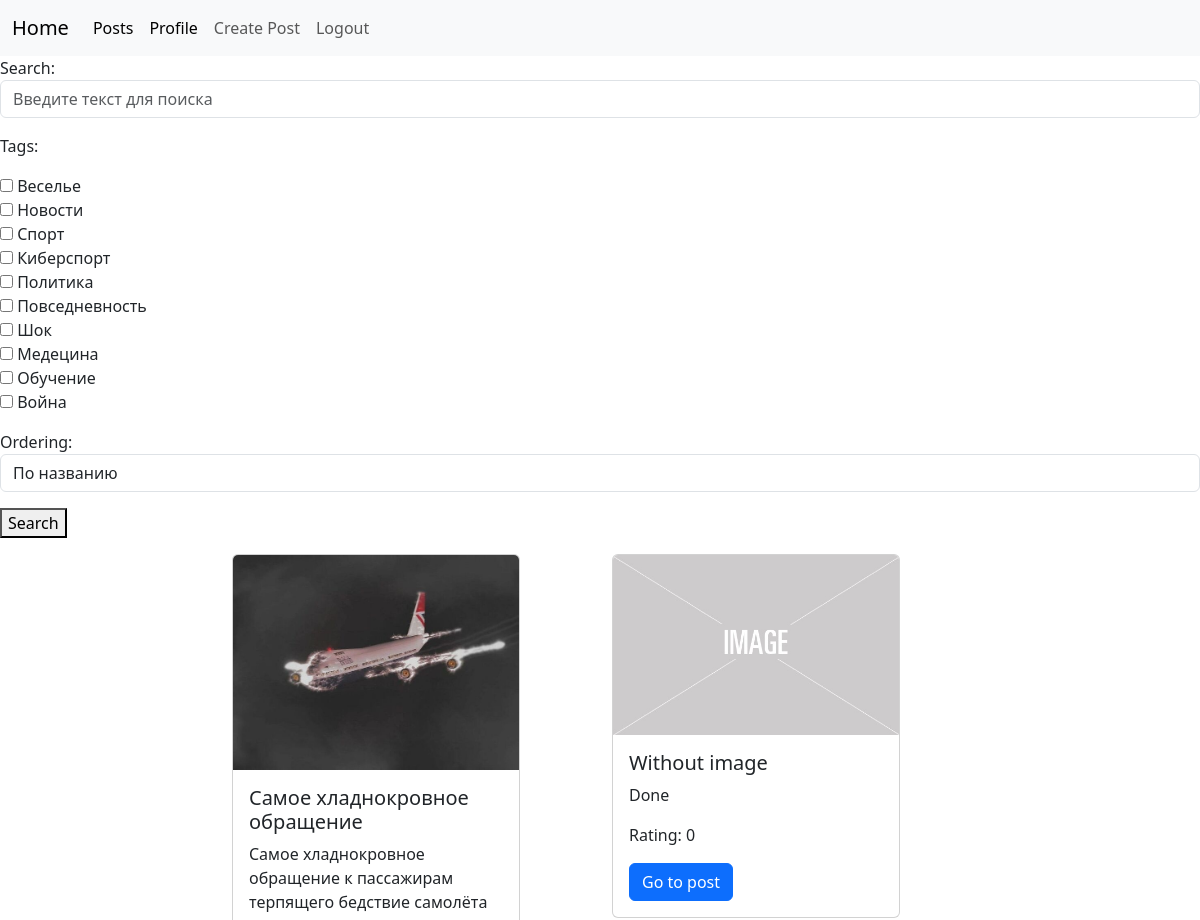
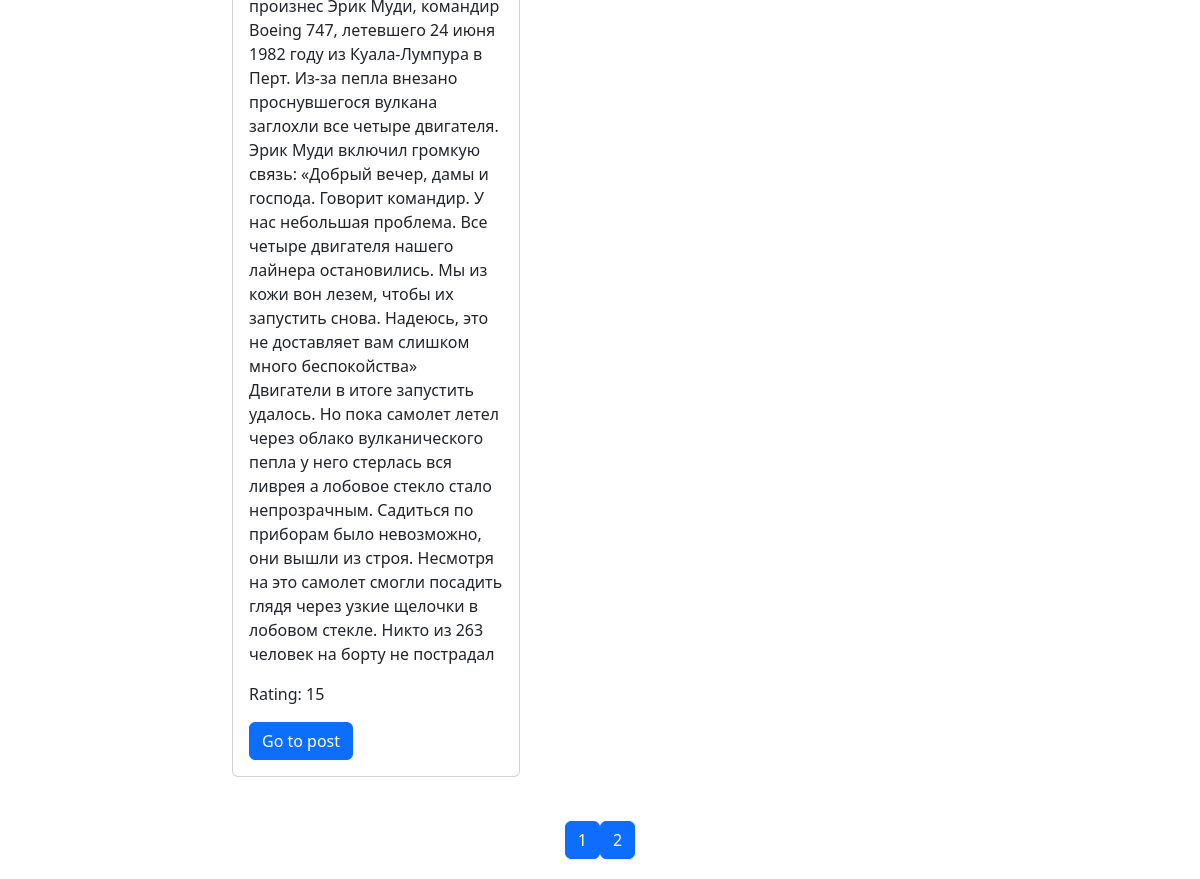
The app's page /posts/?page=2 (signed in), older data (2 pictures, top to bottom).
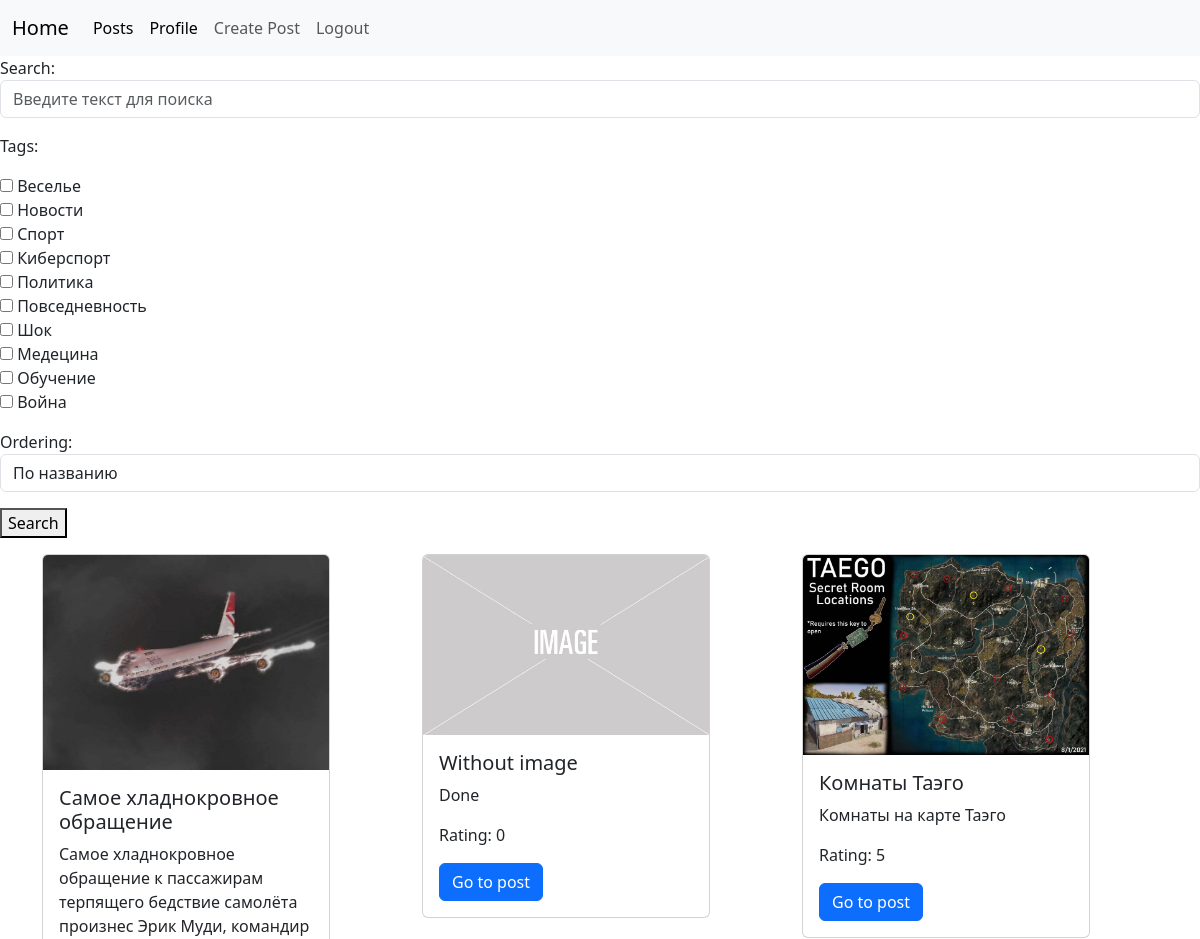
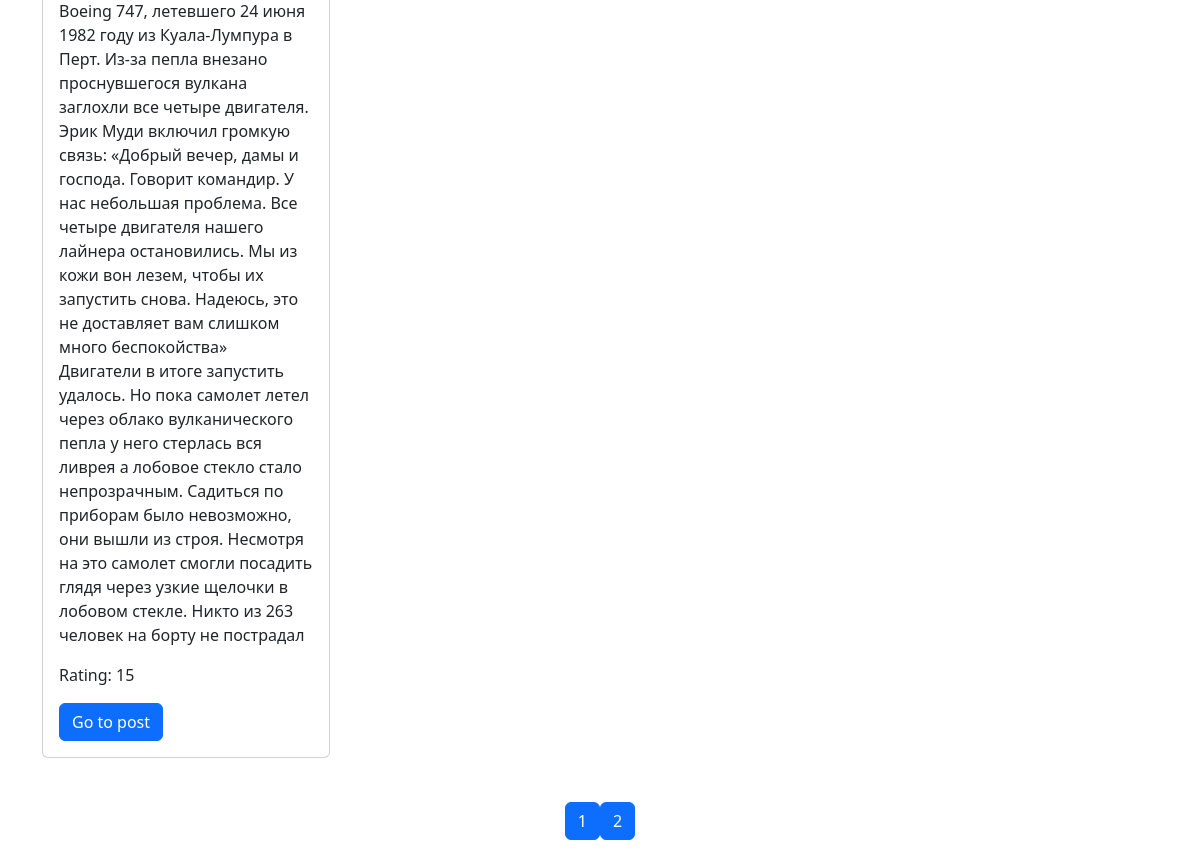
The same page, newer data (2 pictures, top to bottom).
### posts/models.py (models this page shows, shortened)
class Post(models.Model):
    author = models.ForeignKey(
        User, on_delete=models.CASCADE, related_name='posts', null=True
    )
    image = models.ImageField(null=True, blank=True)
    title = models.CharField(max_length=70)
    content = models.TextField(null=True, blank=True)
    rate = models.IntegerField(default=0)
    created_at = models.DateTimeField(auto_now_add=True, null=True)
    updated_at = models.DateTimeField(auto_now=True, null=True)
    category = models.ForeignKey(Category, on_delete=models.CASCADE, related_name='posts', null=True, blank=True)
    tags = models.ManyToManyField(Tag, related_name='posts', null=True)

### posts/views.py (the view)
# urls.py: path('posts/', post_list_view),
@login_required(login_url='/login/')
def post_list_view(request):
    limit = 3
    if request.method == 'GET':
        search = request.GET.get('search', None)
        tag = request.GET.getlist('tag', None)
        ordering = request.GET.get('ordering', None)
        page = int(request.GET.get('page', 1))
        posts = Post.objects.all()
        if search:
            posts = posts.filter(
                Q(title__icontains=search) | Q(content__icontains=search)
            )
        if tag:
            posts = posts.filter(tags__id__in=tag)
        if ordering:
            print(ordering)
            posts = posts.order_by(ordering)
        max_pages = posts.count() / limit
        if round(max_pages) < max_pages:
            max_pages = round(max_pages) + 1
        else:
            max_pages = round(max_pages)
        start = (page - 1) * limit
        end = page * limit
        posts = posts[start:end]
        form = SearchForm()
        context={'posts': posts, 'form': form, 'max_pages': range(1, max_pages+1)}
        return render(request, 'posts/post_list.html', context=context)

### posts/forms.py
class SearchForm(forms.Form):
    search = forms.CharField(
        required=False,
        max_length=100,
        widget=forms.TextInput(
            attrs={
                'placeholder': 'Введите текст для поиска',
                'class': 'form-control',
            }
        )
    )
    tags = forms.ModelMultipleChoiceField(
        required=False, queryset=Tag.objects.all(), widget=forms.CheckboxSelectMultiple
    )
    orderings = (
        ('title', 'По названию'),
        ('-title', 'По названию в обратно порядке'),
        ('rate', 'По рейтингу'),
        ('-rate', 'По рейтингу в обратно порядке'),
        ('created_at', 'По дате создания'),
        ('-created_at', 'По дате создания в обратном порядке'),
    )
    ordering = forms.ChoiceField(
        required=False,
        choices=orderings,
        widget=forms.Select(attrs={'class': 'form-control'}),
    )

### posts/models.py (called while the page is built)
    def __str__(self):
        return self.name

### templates/posts/post_list.html
{% extends 'base.html' %}
{% load static %}
{% block content %}
    <form action="/posts/" method="get">
    {{ form.as_p }}
    <button type="submit">Search</button>
    </form>
<div class="container">
    <div class="row justify-content-center">
        {% for post in posts %}
        <div class="col-md-4">
            <div class="card mb-4" style="width: 18rem;">
                {% if post.image %}
                    <img src="{{ post.image.url }}" class="card-img-top" alt="{{ post.title }}">
                {% else %}
                    <img src="{% static 'holder.jpg' %}" class="card-img-top" alt="Placeholder image">
                {% endif %}
                <div class="card-body">
                    <h5 class="card-title">{{ post.title }}</h5>
                    <p class="card-text">{{ post.content }}</p>
                    <p class="card-text">Rating: {{ post.rate }}</p>
                    <a href="/posts/{{ post.id }}/" class="btn btn-primary">Go to post</a>
                </div>
            </div>
        </div>
        {% endfor %}
    </div>
    <div style='display:flex; justify-content:center; margin-top: 20px; margin-bottom: 20px;'>
        {% for i in max_pages %}
        {% if request.GET %}
            {% if request.GET.page %}
                <a class="btn btn-primary" href="?{% for key, value in request.GET.items %}{% if key != 'page' %}{{ key }}={{ value }}&{% endif %}{% endfor %}page={{i}}">{{i}}</a>
                {% else %}
                    <a class="btn btn-primary" href="?{{ request.GET.urlencode }}&page={{i}}">{{i}}</a>
                {% endif %}
            {% else %}
                <a class="btn btn-primary" href="?page={{i}}">{{ i }}</a>
            {% endif %}
        {% endfor %}
    </div>
</div>
{% endblock %}

### templates/base.html (shortened to what this page needs)
{%load static%}
<header>
    <link rel="stylesheet" href="https://cdn.jsdelivr.net/npm/bootstrap@5.3.3/dist/css/bootstrap.min.css">
    <nav class="navbar navbar-expand-lg bg-body-tertiary">
    <div class="container-fluid">
        <a class="navbar-brand" href="/">Home</a>
    <div class="collapse navbar-collapse" id="navbarSupportedContent">
      <ul class="navbar-nav me-auto mb-2 mb-lg-0">
          {% if request.user.is_authenticated %}
        <li class="nav-item">
          <a class="nav-link active" aria-current="page" href="/posts">Posts</a>
        </li>
         <li class="nav-item">
          <a class="nav-link active" aria-current="page" href="/profile">Profile</a>
        </li>
        <li class="nav-item">
          <a class="nav-link" href="/posts/create/">Create Post</a>
        </li>
        <li class="nav-item">
          <a class="nav-link" href="/logout/">Logout</a>
        </li>
          {%endif%}
    </div>
  </div>
</nav>
</header>
<div>
    {%block content%}
    {%endblock%}
    </div>
</body>

Row changes from the older to the newer data that the page shows:
added Post: image (picture), title "Комнаты Таэго", content "Комнаты на карте Таэго", rate "5"
